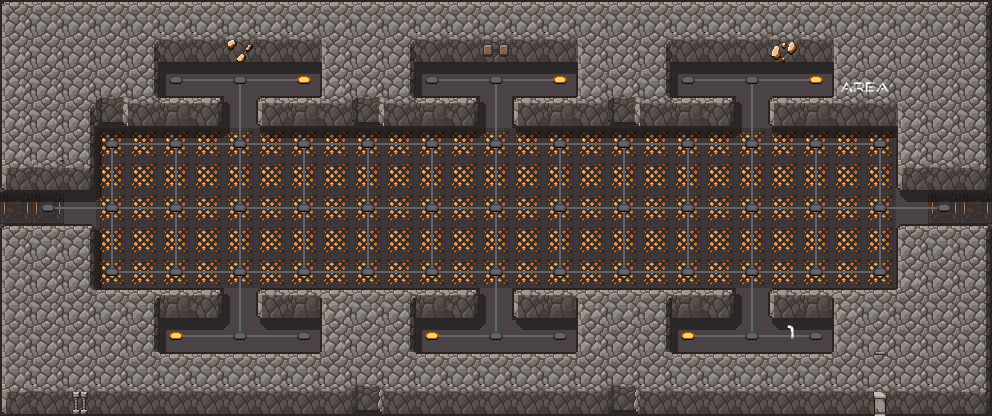

Below is a game level as drawn by its tile map, then a one-line description and the .tmx that defines it (tile-layer data replaced by summaries):
An orthogonal 31x13 tile map with 32x32 px tiles, 6 tile layers (floor, sh, wall, line, ...), 3 tilesets.

<map version="1.10" tiledversion="1.10.2" orientation="orthogonal" renderorder="right-down" width="31" height="13" tilewidth="32" tileheight="32" infinite="0" nextlayerid="8" nextobjectid="1">
 <tileset firstgid="1" source="scifi_dungeon_tileset2.tsx" />
 <tileset firstgid="241" source="scifi_dungeon_tileset.tsx" />
 <tileset firstgid="433" source="scifi_tileset_01.tsx" />
 <layer id="3" name="floor" width="31" height="13">
  <data>[403 cells, 403 non-empty, 3 distinct tile ids]</data>
 </layer>
 <layer id="5" name="sh" width="31" height="13" opacity="0.4">
  <data>[403 cells, 117 non-empty, 8 distinct tile ids]</data>
 </layer>
 <layer id="4" name="wall" width="31" height="13">
  <data>[403 cells, 236 non-empty, 29 distinct tile ids]</data>
 </layer>
 <layer id="6" name="line" width="31" height="13">
  <data>[403 cells, 141 non-empty, 5 distinct tile ids]</data>
 </layer>
 <layer id="7" name="p" width="31" height="13">
  <data>[403 cells, 3 non-empty, 3 distinct tile ids]</data>
 </layer>
 <layer id="1" name="point" width="31" height="13">
  <data>[403 cells, 71 non-empty, 8 distinct tile ids]</data>
 </layer>
</map>
